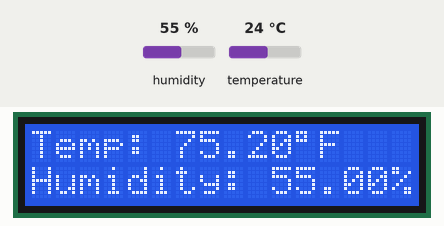
Simulated run of this sketch. Board: Arduino Uno, built with avr-gcc and run on an emulated ATmega328P. Shown: 16×2 character LCD. The inputs (shaded band) are chosen by the test bench; at power-on: humidity 55 %, temperature 24 °C.

Above: at 2.6 s.
2.7 s: humidity set to 22 %
At 5.0 s:
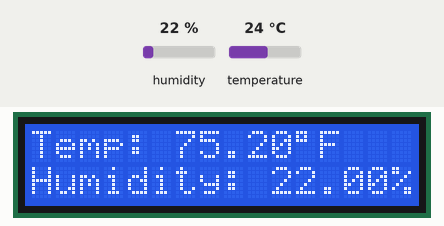
5.7 s: temperature set to 12 °C
At 6.9 s:
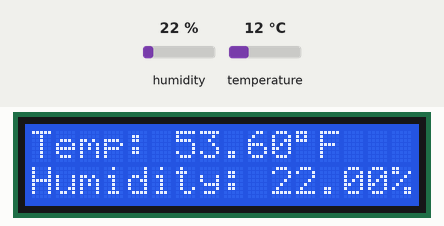
8.7 s: humidity set to 40 %
At 10.7 s:
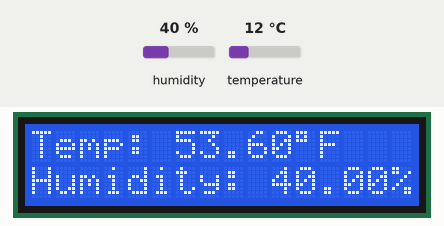
11.7 s: temperature set to 19 °C
At 12.6 s:
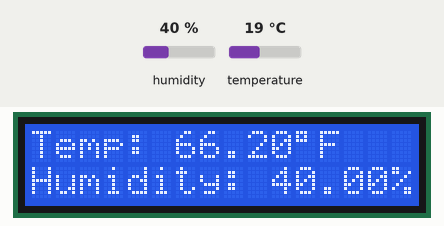
Timing chart, 0 to 14.7 s (numbered marks = the images above; inputs shaded):
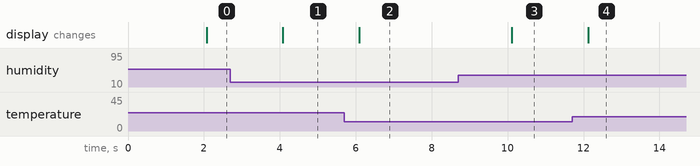

Measured:
- after the input at 2.7 s, the display: changes after 1.4 s (image 1)
- after the input at 5.7 s, the display: changes after 0.39 s (image 2)
- after the input at 8.7 s, the display: changes after 1.4 s (image 3)
- after the input at 11.7 s, the display: changes after 0.42 s (image 4)

The sketch:

temperature-humidity-sensor.ino
```cpp
#include "DHT.h"
#include "LiquidCrystal.h"

// DHT22 temp/humidity sensor on pin 13
#define DHTPIN 13
#define DHTTYPE DHT22
DHT dht(DHTPIN, DHTTYPE);

// 16x2 LCD module
// Display Parameters: RS, E, D4, D5, D6, D7
LiquidCrystal lcd = LiquidCrystal(2, 3, 4, 5, 6, 7);

void setup() {
  lcd.begin(16,2);
  dht.begin();
}

void loop() {
  delay(2000);

  // read humidity
  float humidity = dht.readHumidity();
  // read temp
  float temperature = dht.readTemperature(true);

  lcd.setCursor(0,0);
  lcd.print("Temp: ");
  lcd.print(temperature);
  lcd.print((char)223); // ref: https://www.openhacks.com/uploadsproductos/eone-1602a1.pdf
  lcd.print("F");

  lcd.setCursor(0,1);
  lcd.print("Humidity: ");
  lcd.print(humidity);
  lcd.print("%");
}
```
